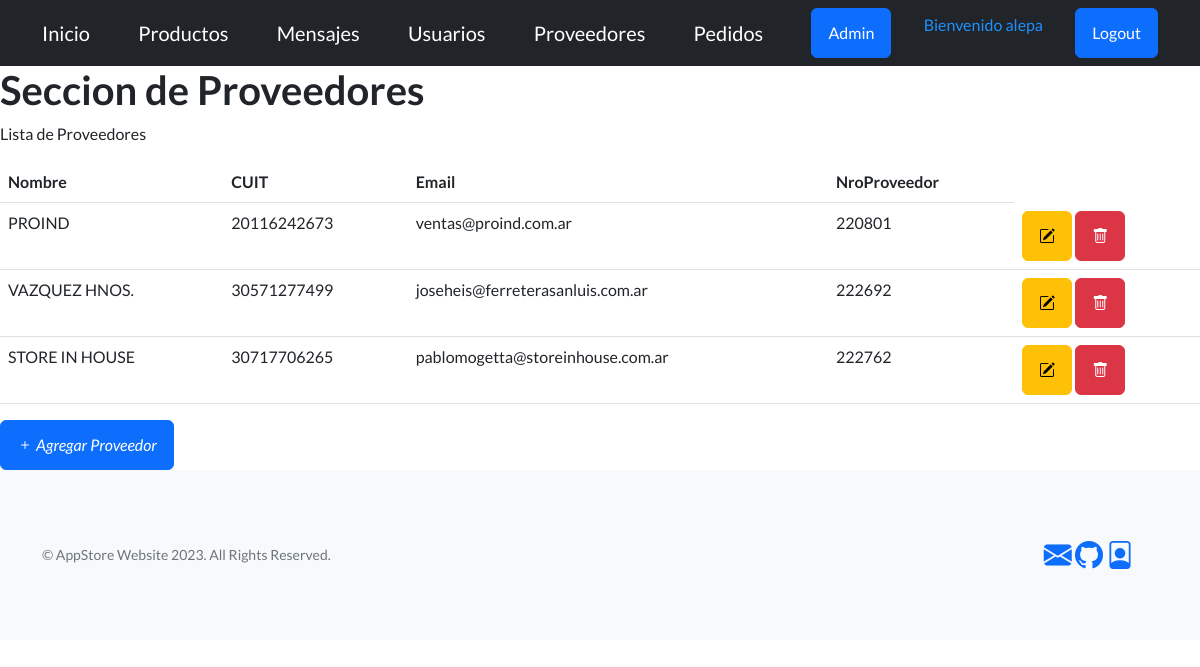
/app-store/proveedores/ (signed in), run on the app's committed database.
### AppStore/models.py (models this page shows, shortened)
class Proveedor(models.Model):
    nombre = models.CharField(max_length=30)
    cuit =models.IntegerField()
    email = models.EmailField(null=True)
    numero = models.IntegerField()

### AppStore/views.py (the view)
# urls.py: path('proveedores/', proveedores , name='Proveedores'),
@staff_member_required(login_url='/app-store/login')
def proveedores(req):
    lista = Proveedor.objects.all()
    return render(req,"proveedores.html" , {"proveedores": lista})

### AppStore/templates/proveedores.html
{% extends 'main.html' %}
{% block bloqueMutable %}
            <h1>Seccion de Proveedores</h1>
            <p>
                Lista de Proveedores
            </p>
            <table class="table">
                <thead>
                    <tr>
                        <th scope="col">Nombre</th>
                        <th scope="col">CUIT</th>
                        <th scope="col">Email</th>
                        <th scope="col">NroProveedor</th>
                    </tr>
                </thead>
                <tbody>
                    {% for proveedor in proveedores %}
                    <tr>
                        <td>{{ proveedor.nombre }}</td>
                        <td>{{ proveedor.cuit }}</td>
                        <td>{{ proveedor.email }}</td>
                        <td>{{ proveedor.numero }}</td>
                         <td><a type="button" class="btn btn-warning" href="{% url 'ActualizarProveedor' proveedor.id %}"><i class="bi bi-pencil-square"></i></a>
                            <a type="button" class="btn btn-danger" href="{% url 'EliminaProveedor' proveedor.id %}"><i class="bi bi-trash"></i></a>
                        </td>
                    </tr>
                    {% endfor %}
                </tbody>
            </table>
            <a class="btn btn-primary" href="../proveedor-formulario" role="button"> <i class="bi bi-plus"> Agregar Proveedor</i> </a>
{% endblock bloqueMutable %}

### AppStore/templates/navbar.html
<nav class="navbar navbar-dark bg-dark static-top">
    <div class="container">
        <a class="navbar-brand" href="{% url 'Inicio' %}">Inicio</a>
        {% if user.is_authenticated %}
        <a class="navbar-brand" href="{% url 'Productos' %}">Productos</a>
        <a class="navbar-brand" href="{% url 'Mensajes' %}">Mensajes</a>
        {% if user.is_staff %}
        <a class="navbar-brand" href="{% url 'Usuarios' %}">Usuarios</a>
        <a class="navbar-brand" href="{% url 'Proveedores' %}">Proveedores</a>
        <a class="navbar-brand" href="{% url 'Pedidos' %}">Pedidos</a>
        <a class="btn btn-primary" href="/admin">Admin</a>
        {% endif %}
        <p style="color:DodgerBlue;">Bienvenido {{user.username}}</p>
        <a class="btn btn-primary" href="{% url 'Logout' %}">Logout</a>
    {% else %}
        <a class="btn btn-primary" href="{% url 'Login' %}">Login</a>
    {% endif %}
    </div>
</nav>

### data on the page
Proveedor: nombre "PROIND", cuit "20116242673", email "ventas@proind.com.ar", numero "220801"
Proveedor: nombre "VAZQUEZ HNOS.", cuit "30571277499", email "joseheis@ferreterasanluis.com.ar", numero "222692"
Proveedor: nombre "STORE IN HOUSE", cuit "30717706265", email "pablomogetta@storeinhouse.com.ar", numero "222762"

### other printed values
{{ user.username }} "alepa"
